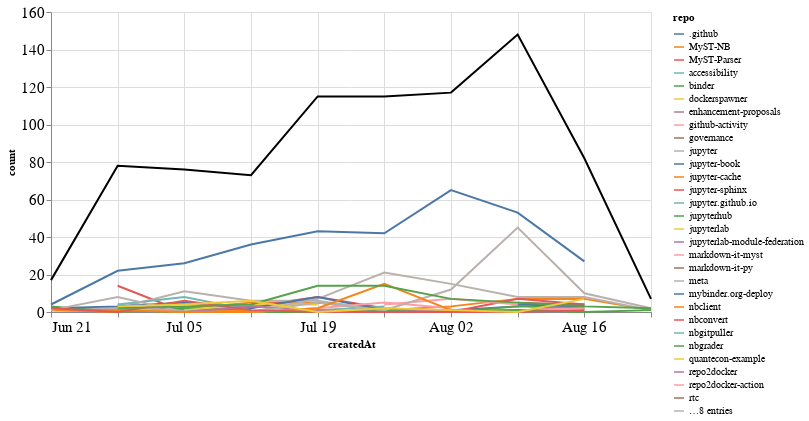

The notebook cell saved with this chart:
### Markdown cell above
## Comments

### Code cell
comments_time = comments.groupby('repo').resample('W', on='createdAt').count()['author'].reset_index()
comments_time = comments_time.rename(columns={'author': 'count'})
comments_time_total = comments_time.groupby('createdAt').agg({"count": "sum"}).reset_index()
ch1 = alt.Chart(comments_time, width=600).mark_line().encode(
    x='createdAt',
    y='count',
    color='repo',
    tooltip="repo"
)

ch2 = alt.Chart(comments_time_total, width=600).mark_line(color="black").encode(
    x='createdAt',
    y='count',
)

ch1 + ch2

### Figure 1 — Vega-Lite specification as saved in the notebook (floating-point values rounded to 4 significant figures; data arrays with more than 128 entries replaced by an {"elided": "..."} marker saying what was removed)
{"config": {"axisLeft": {"labelFontSize": 15}, "axisBottom": {"labelFontSize": 15}}, "layer": [{"data": {"name": "data-e5d0c98959eabcad5235c18dbc16da88"}, "mark": "line", "encoding": {"color": {"type": "nominal", "field": "repo"}, "tooltip": {"type": "nominal", "field": "repo"}, "x": {"type": "temporal", "field": "createdAt"}, "y": {"type": "quantitative", "field": "count"}}, "width": 600}, {"data": {"name": "data-cc696bea0269d89e91e3a3a35561a7f1"}, "mark": {"type": "line", "color": "black"}, "encoding": {"x": {"type": "temporal", "field": "createdAt"}, "y": {"type": "quantitative", "field": "count"}}, "width": 600}], "$schema": "https://vega.github.io/schema/vega-lite/v4.8.1.json", "datasets": {"data-e5d0c98959eabcad5235c18dbc16da88": {"elided": "179 records"}, "data-cc696bea0269d89e91e3a3a35561a7f1": [{"createdAt": "2020-06-21T00:00:00", "count": 17}, {"createdAt": "2020-06-28T00:00:00", "count": 78}, {"createdAt": "2020-07-05T00:00:00", "count": 76}, {"createdAt": "2020-07-12T00:00:00", "count": 73}, {"createdAt": "2020-07-19T00:00:00", "count": 115}, {"createdAt": "2020-07-26T00:00:00", "count": 115}, {"createdAt": "2020-08-02T00:00:00", "count": 117}, {"createdAt": "2020-08-09T00:00:00", "count": 148}, {"createdAt": "2020-08-16T00:00:00", "count": 82}, {"createdAt": "2020-08-23T00:00:00", "count": 7}]}}
